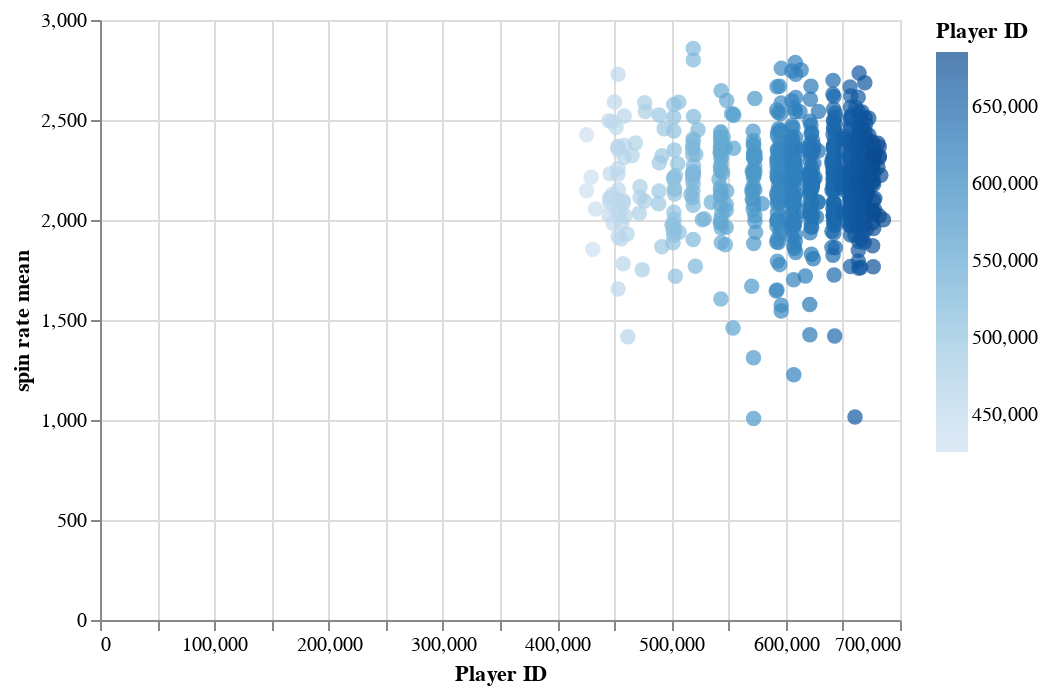

Here is the notebook cell this chart was saved with:
### Code cell
import altair as alt
source = strikeout_rate__spin_rate_df

alt.Chart(source).mark_circle(size=60).encode(
    x='Player ID',
    y='spin rate mean',
    color='Player ID',
    tooltip=['Player ID', 'spin_low_conf', 'spin_high_conf', 'spin_difference_conf','spin rate mean']
).interactive()

### Figure 1 — Vega-Lite specification as saved in the notebook (floating-point values rounded to 4 significant figures; data arrays with more than 128 entries replaced by an {"elided": "..."} marker saying what was removed)
{"config": {"view": {"continuousWidth": 400, "continuousHeight": 300}}, "data": {"name": "data-d1547d060b3fe37c2b9beb19db8f7fb6"}, "mark": {"type": "circle", "size": 60}, "encoding": {"color": {"type": "quantitative", "field": "Player ID"}, "tooltip": [{"type": "quantitative", "field": "Player ID"}, {"type": "quantitative", "field": "spin_low_conf"}, {"type": "quantitative", "field": "spin_high_conf"}, {"type": "quantitative", "field": "spin_difference_conf"}, {"type": "quantitative", "field": "spin rate mean"}], "x": {"type": "quantitative", "field": "Player ID"}, "y": {"type": "quantitative", "field": "spin rate mean"}}, "selection": {"selector001": {"type": "interval", "bind": "scales", "encodings": ["x", "y"]}}, "$schema": "https://vega.github.io/schema/vega-lite/v4.8.1.json", "datasets": {"data-d1547d060b3fe37c2b9beb19db8f7fb6": {"elided": "729 records"}}}
